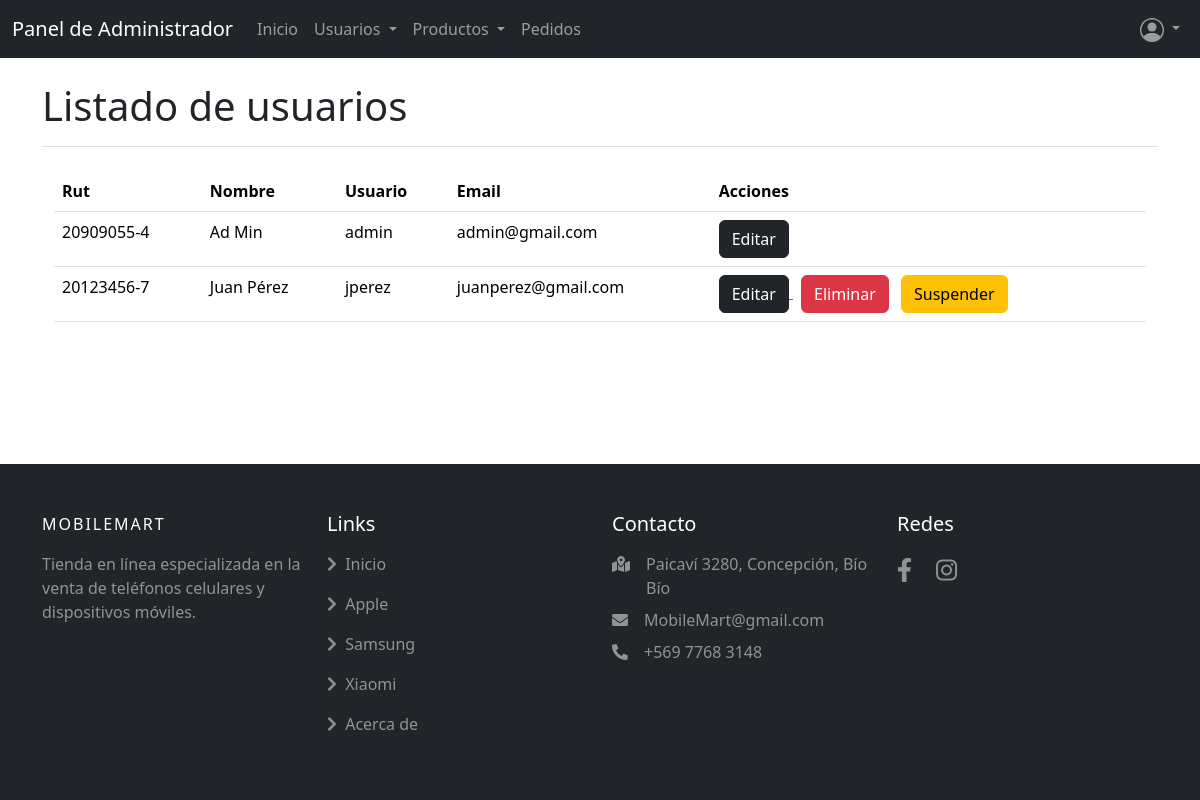
The app's page /listadousuarios/ (signed in) with its own data.
### mobilemart/models.py (models this page shows, shortened)
class CustomUser(AbstractBaseUser, PermissionsMixin):
    rut=models.CharField(max_length=10)
    nombre = models.CharField(max_length=50)
    apellido = models.CharField(max_length=50)
    email = models.EmailField(unique=True)
    username=models.CharField("Nombre de usuario", max_length=50)
    is_active = models.BooleanField(default=True)
    is_staff = models.BooleanField(default=False)
    telefono = models.CharField(verbose_name="Teléfono", max_length=20)  # Nuevo campo
    region = models.CharField(verbose_name="Región", max_length=100)  # Nuevo campo
    comuna = models.CharField(max_length=100)  # Nuevo campo
    direccion = models.CharField(verbose_name="Dirección",max_length=255)  # Nuevo campo
    num_departamento = models.CharField(verbose_name="N° de departamento (si aplica)", max_length=10, blank=True)  # Nuevo campo
    objects = CustomUserManager()
    USERNAME_FIELD = 'email'
    REQUIRED_FIELDS = ['nombre', 'apellido']

### mobilemart/views.py (the view)
# urls.py: path('listadousuarios/', listadousuarios, name='listadousuarios'),
@user_passes_test(lambda u: u.is_superuser)
def listadousuarios(request):
    usuarios=CustomUser.objects.all()
    datos={
        "usuarios":usuarios
    }
    return render(request, 'mobilemart/listadousuarios.html', datos)

### mobilemart/templates/mobilemart/listadousuarios.html (shortened to what this page needs)
{% extends 'mobilemart/baseadmin.html' %}
{% load static %}
    {% block contenido %}
    <div class="container mt-4">
        <h1 class="border-bottom pb-3">Listado de usuarios</h1>
        <div class="container mt-4">
            <table class="table table-hover">
                <thead>
                    <tr>
                        <th>Rut</th>
                        <th>Nombre</th>
                        <th>Usuario</th>
                        <th>Email</th>
                        <th>Acciones</th>
                    </tr>
                </thead>
                <tbody>
                    {% for u in usuarios %}
                    <tr>
                        <td>{{ u.rut }}</td>
                        <td>{{ u.nombre }} {{ u.apellido }}</td>
                        <td>{{ u.username }}</td>
                        <td>{{ u.email }}</td>
                        <td>
                            <a href="{% url 'detalleusuario' pk=u.pk %}">
                                <button class="btn btn-dark">Editar</button>
                            </a>
                            {% if not u.is_superuser %}
                            <form method="post" action="{% url 'eliminarusuario' pk=u.pk %}" style="display:inline;" id="delete-form-{{ u.pk }}">
                                <button type="button" class="btn btn-danger ms-2" onclick="confirmDelete('{{ u.pk }}')">Eliminar</button>
                            </form>
                            <button class="btn btn-warning ms-2" onclick="suspenderUsuario()">Suspender</button>
                            {% endif %}
                        </td>
                    </tr>
                    {% endfor %}
                </tbody>
            </table>
        </div>
    </div>
    {% endblock contenido %}

### mobilemart/static/mobilemart/css/Main.css (style rules this page uses)
html { height: 100%; }
body { min-height: 100%; display:flex; flex-direction: column; }

### records on screen
CustomUser: rut "20909055-4", nombre "Ad", apellido "Min", username "admin", email "admin@gmail.com"
CustomUser: rut "20123456-7", nombre "Juan", apellido "Pérez", username "jperez", email "juanperez@gmail.com"
